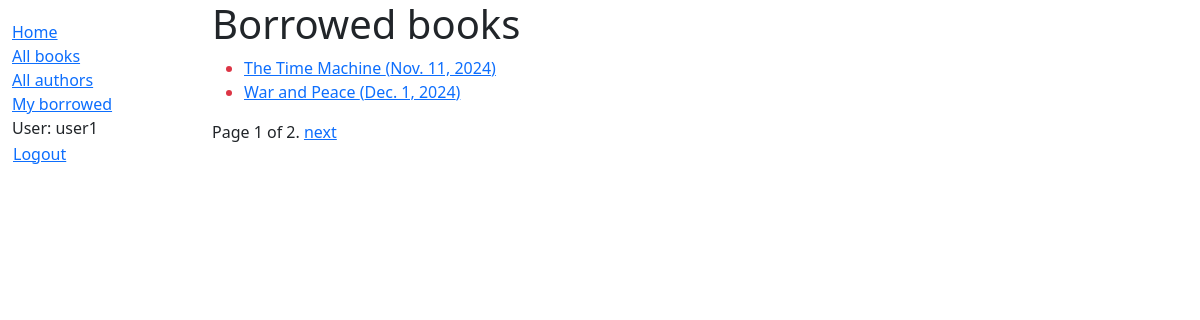
/catalog/mybooks/ (signed in), run on an earlier commit of the app's database.
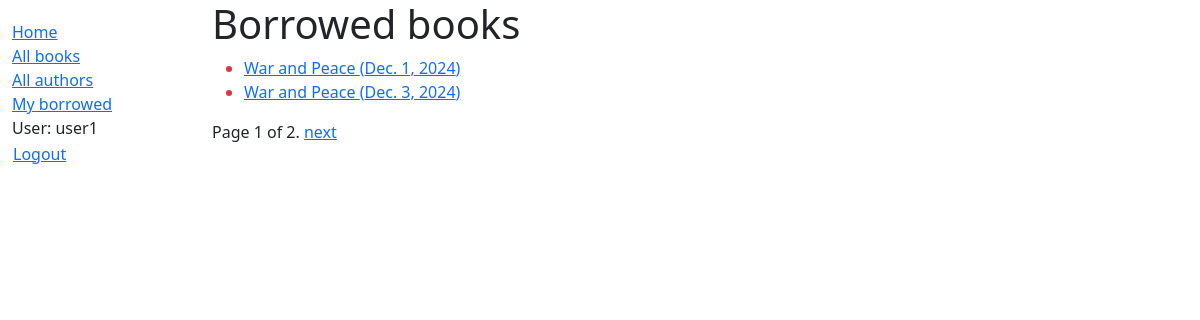
And on a later commit of the database.
### catalog/models.py (models this page shows, shortened)
class BookInstance(models.Model):
    id = models.UUIDField(primary_key=True, default=uuid.uuid4, help_text="Unique ID for this particular book across whole library")
    book = models.ForeignKey('Book', on_delete=models.RESTRICT, null=True)
    imprint = models.CharField(max_length=200)
    due_back = models.DateField(null=True, blank=True)
    borrower = models.ForeignKey(settings.AUTH_USER_MODEL, on_delete=models.SET_NULL, null=True, blank=True)
    LOAN_STATUS = (
        ('m', 'Maintenance'),
        ('o', 'On loan'),
        ('a', 'Available'),
        ('r', 'Reserved'),
    )
    status = models.CharField(
        max_length=1,
        choices=LOAN_STATUS,
        blank=True,
        default='m',
        help_text='Book availability',
    )
    class Meta:
        ordering=['due_back']
        permissions = (('can_mark_returned', 'Set book as returned'), )
    @property
    def is_overdue(self):
        return bool(self.due_back and date.today() > self.due_back)

class Book(models.Model):
    title = models.CharField(max_length=200)
    author = models.ForeignKey('Author', on_delete=models.RESTRICT, null=True)
    summary = models.TextField(max_length=1000, help_text="Enter a brief description of the book")
    isbn = models.CharField('ISBN', max_length=13, unique=True, help_text='13 Character <a href="https://www.isbn-international.org/content/what-isbn''">ISBN number</a>')
    genre = models.ManyToManyField(Genre, help_text="Select a genre for this book")
    def display_genre(self):
        """Create a string for the genre. This is required to display genre in Admin."""
        return ', '.join(genre.name for genre in self.genre.all()[:3])
    display_genre.short_description = "Genre"

### catalog/views.py (the view)
# urls.py: path('mybooks/', views.LoanedBooksByUserListView.as_view(), name='my-borrowed'),
class LoanedBooksByUserListView(LoginRequiredMixin, generic.ListView):
    model = BookInstance
    template_name = 'catalog/bookinstance_list_borrowed_user.html'
    paginate_by = 2
    def get_queryset(self):
        return BookInstance.objects.filter(borrower=self.request.user).filter(status__exact='o').order_by('due_back')

### catalog/templates/catalog/bookinstance_list_borrowed_user.html
{% extends "base_generic.html" %}
{% block content %}
    <h1>Borrowed books</h1>
    {% if bookinstance_list %}
    <ul>
        {% for bookinst in bookinstance_list %}
            <li class="{% if bookinst.is_overdue %}text-danger{% endif %}">
                <a href="{% url 'book-detail' bookinst.book.pk %}">
                    {{ bookinst.book.title }} ({{ bookinst.due_back }})
                </a>
            </li>
        {% endfor %}
    </ul>
    {% else %}
    <p>There are no books borrowed.</p>
    {% endif %}
{% endblock %}

What changed in the data, as far as the page shows it:
no longer on this page (row edited): BookInstance: book "The Time Machine", due_back "Nov. 11, 2024"
now on this page (row unchanged): BookInstance: book "War and Peace", due_back "Dec. 3, 2024"
